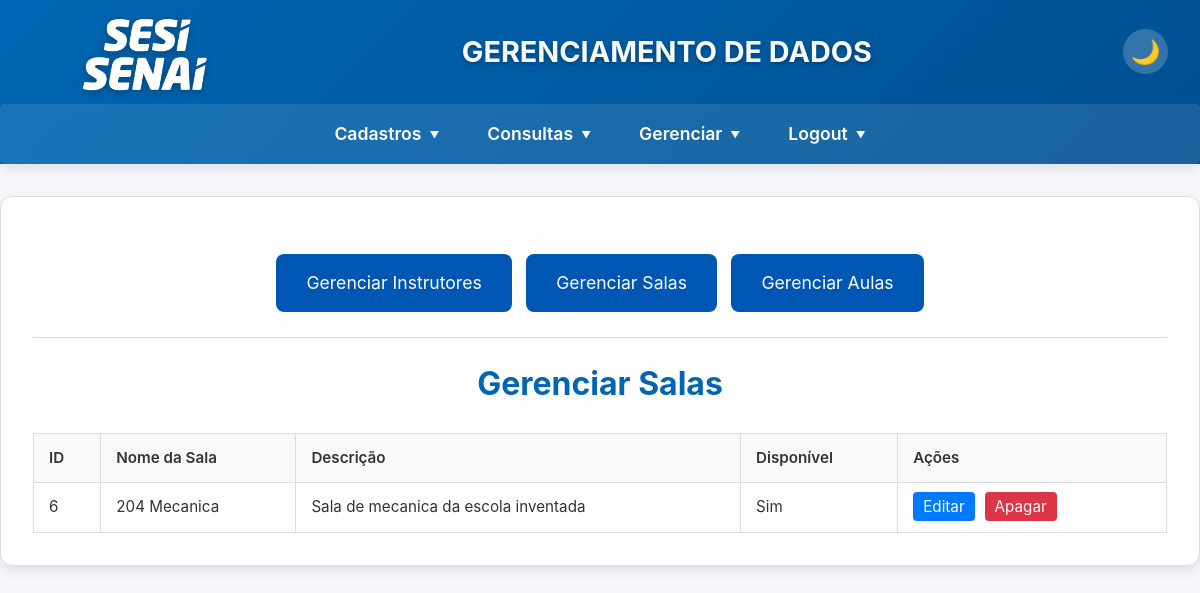
/gerenciar.php?tabela=salas, run on the app's committed database.
### tables this page shows
CREATE TABLE salas (
    id_sala INT AUTO_INCREMENT PRIMARY KEY,
    nome_sala VARCHAR(35) NOT NULL,
    descricao TEXT,
    disponivel TINYINT(1) DEFAULT 0
    );

### gerenciar.php (the view, shortened to what this page needs)
<?php
require_once 'conexao.php';
?>
<!DOCTYPE html>
<html lang="pt-br">
<head>
    <link rel="stylesheet" href="./css/style.css">
</head>
<body>
    <header>
        <div class="headlogo"><a href="home.php"><img src="imagens/sesi_senai_negativo.png" alt="logomenu"></a></div>
        <h1>GERENCIAMENTO DE DADOS</h1>
        <button id="theme-toggle-button" class="theme-toggle-button">🌙</button>
        <nav>
             <ul>
                <li><a href="./home.php">Cadastros</a></li>
                <li><a href="./consultas.php">Consultas</a></li>
                <li><a href="#">Gerenciar</a>
                </li>
                <li><a href="index.php">Logout</a></li>
            </ul>
        </nav>
    </header>
    <main>
        <div class="content-wrapper">
            <div class="management-buttons">
                <a href="gerenciar.php?tabela=instrutores">Gerenciar Instrutores</a>
                <a href="gerenciar.php?tabela=salas">Gerenciar Salas</a>
                <a href="gerenciar.php?tabela=aulas">Gerenciar Aulas</a>
            </div>
            <?php
            $tabela_selecionada = $_GET['tabela'] ?? '';
            $config = [];
            switch ($tabela_selecionada) {
                case 'salas':
                    $config = [
                        'titulo' => 'Gerenciar Salas', 'tabela_db' => 'salas', 'pk' => 'id_sala',
                        'colunas' => 'id_sala, nome_sala, descricao, disponivel',
                        'cabecalhos' => ['ID', 'Nome da Sala', 'Descrição', 'Disponível', 'Ações']
                    ];
                    break;
            }
            if (!empty($config)) {
                echo "<h2>" . $config['titulo'] . "</h2>";
                $sql = "SELECT " . $config['colunas'] . " FROM " . $config['tabela_db'] . " ORDER BY " . $config['pk'] . " DESC";
                $resultado = $conn->query($sql);
                if ($resultado && $resultado->num_rows > 0) {
                    echo "<table><thead><tr>";
                    foreach ($config['cabecalhos'] as $cabecalho) { echo "<th>$cabecalho</th>"; }
                    echo "</tr></thead><tbody>";
                    while ($linha = $resultado->fetch_assoc()) {
                        echo "<tr>";
                        foreach ($linha as $key => $valor) {
                            if ($key === 'disponivel') {
                                echo "<td>" . ($valor ? 'Sim' : 'Não') . "</td>";
                            } else {
                                echo "<td>" . htmlspecialchars($valor) . "</td>";
                            }
                        }
                        echo '<td class="actions">';
                        echo '<a href="editar.php?tabela=' . $tabela_selecionada . '&id=' . $linha[$config['pk']] . '" class="edit-btn">Editar</a>';
                        echo '<a href="apagar.php?tabela=' . $tabela_selecionada . '&id=' . $linha[$config['pk']] . '" class="delete-btn" onclick="return confirm(\'Tem certeza que deseja apagar este registro? A ação não pode ser desfeita.\');">Apagar</a>';
                        echo '</td>';
                        echo "</tr>";
                    }
                    echo "</tbody></table>";
                } else {
                    echo "<p>Nenhum registro encontrado para esta categoria.</p>";
                }
            } elseif(empty($tabela_selecionada)) {
                echo "<p style='text-align: center; font-size: 1.2em;'>Selecione um recurso acima para começar a gerenciar.</p>";
            }
            ?>
        </div>
    </main>
</body>
</html>

### css/style.css (style rules this page uses)
:root { --primary: #0066b3; --primary-dark: #005091; --secondary: #f8f9fa; --accent: #ff6b00; --shadow: 0 4px 12px rgba(0, 0, 0, 0.1); --transition: all 0.3s ease; --bg-color: #f5f7fa; --surface-color: #ffffff; --text-primary: #333; --text-secondary: #666; --text-light: #f8f9fa; --border-color: #ddd; --input-bg: #f8fafc; }
* { list-style-type: none; margin: 0; padding: 0; box-sizing: border-box; text-decoration: none; }
body { font-family: 'Inter', sans-serif; background-color: var(--bg-color); color: var(--text-primary); line-height: 1.6; transition: var(--transition); }
header { background: linear-gradient(135deg, var(--primary), var(--primary-dark)); color: var(--text-light); box-shadow: var(--shadow); position: relative; z-index: 1000; display: flex; flex-wrap: wrap; align-items: center; }
.headlogo { margin-top: 1rem; margin-left: 5rem; display: flex; align-items: center; gap: 1rem; }
.headlogo img { height: 80px; filter: drop-shadow(0 2px 4px rgba(0,0,0,0.3)); }
header h1 { font-size: 1.8rem; font-weight: 700; text-shadow: 0 2px 4px rgba(0,0,0,0.3); flex-grow: 1; display: flex; justify-content: center; margin: 0 2rem; }
.theme-toggle-button { background: rgba(255, 255, 255, 0.2); border: none; color: white; padding: 0.5rem; border-radius: 50%; cursor: pointer; font-size: 1.5rem; width: 45px; height: 45px; display: flex; justify-content: center; align-items: center; transition: var(--transition); margin-right: 2rem; }
nav { width: 100vw; margin-top: 0rem; background: rgba(255, 255, 255, 0.1); border-radius: 5px; backdrop-filter: blur(5px); padding: 0.2rem 1rem; display: flex; flex-direction: row; justify-content: center; }
nav > ul { display: flex; justify-content: space-between; list-style: none; }
nav > ul > li { position: relative; flex: 1; text-align: center; }
nav > ul > li > a { display: block; padding: 0.8rem 1.5rem; color: white; text-decoration: none; font-weight: 600; font-size: 1.1rem; transition: var(--transition); border-radius: 6px; }
nav > ul > li > a:after { content: "▼"; font-size: 0.6rem; margin-left: 0.5rem; vertical-align: middle; }
main .content-wrapper { max-width: 1400px; margin: 2rem auto; padding: 2rem; background: var(--surface-color); border-radius: 12px; box-shadow: var(--shadow); border: 1px solid var(--border-color); }
main h2 { color: var(--primary); margin-bottom: 1.5rem; text-align: center; font-size: 2rem; }
main table { width: 100%; border-collapse: collapse; margin-top: 20px; font-size: 0.95rem; }
main th, main td { padding: 12px 15px; border: 1px solid var(--border-color); text-align: left; transition: background-color 0.3s ease; }
main th { background-color: var(--secondary); font-weight: 600; color: var(--text-primary); }

### gerenciar.php (style rules this page uses)
.actions a { margin-right: 10px; text-decoration: none; padding: 5px 10px; border-radius: 4px; }
.edit-btn { background-color: #007bff; color: white; }
.delete-btn { background-color: #dc3545; color: white; }
.management-buttons { text-align: center; margin-top: 20px; padding-bottom: 20px; border-bottom: 1px solid var(--border-color); margin-bottom: 20px; }
.management-buttons a { display: inline-block; padding: 15px 30px; margin: 5px; font-size: 1.1em; text-decoration: none; color: white; background-color: #0056b3; border-radius: 8px; transition: background-color 0.3s; }

### data on the page
salas: id_sala "6", nome_sala "204 Mecanica", descricao "Sala de mecanica da escola inventada", disponivel "Sim"

### other printed values
$config['titulo'] "Gerenciar Salas"
$cabecalho "ID"
$cabecalho "Nome da Sala"
$cabecalho "Descrição"
$cabecalho "Disponível"
$cabecalho "Ações"
